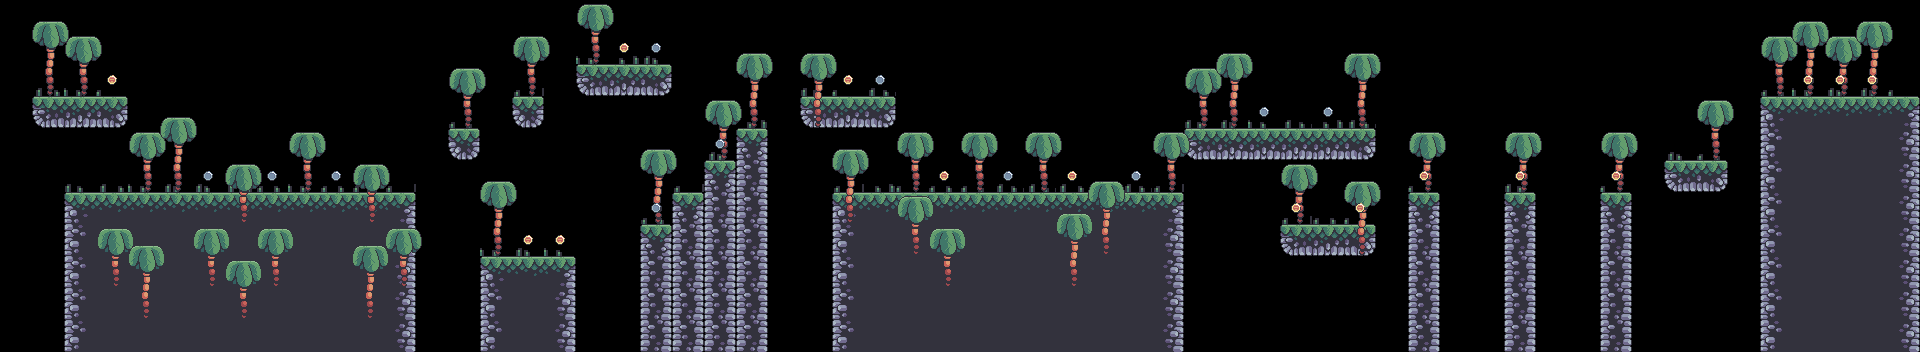

A 2D game scene composited from a Tiled map and its tileset images. What follows is a short description and the map's XML, with each tile layer's data collapsed to a summary:
An orthogonal 60x11 tile map with 32x32 px tiles, 5 tile layers (bg_palms, terrain, grass, fg_palms, ...), 5 tilesets.

<map version="1.8" tiledversion="1.8.2" orientation="orthogonal" renderorder="right-down" width="60" height="11" tilewidth="32" tileheight="32" infinite="0" nextlayerid="6" nextobjectid="1">
 <tileset firstgid="1" source="../tilesets/level_terrain.tsx" />
 <tileset firstgid="86" source="../tilesets/silver_coin_terrain.tsx" />
 <tileset firstgid="87" source="../tilesets/gold_coin_terrain.tsx" />
 <tileset firstgid="88" source="../tilesets/grass_tileset.tsx" />
 <tileset firstgid="108" source="../tilesets/palm_tree_tilesets.tsx" />
 <layer id="5" name="bg_palms" width="60" height="11">
  <data>[660 cells, 1 non-empty, 1 distinct tile ids]</data>
 </layer>
 <layer id="1" name="terrain" width="60" height="11">
  <data>[660 cells, 218 non-empty, 12 distinct tile ids]</data>
 </layer>
 <layer id="3" name="grass" width="60" height="11">
  <data>[660 cells, 59 non-empty, 10 distinct tile ids]</data>
 </layer>
 <layer id="4" name="fg_palms" width="60" height="11">
  <data>[660 cells, 43 non-empty, 2 distinct tile ids]</data>
 </layer>
 <layer id="2" name="coins" width="60" height="11">
  <data>[660 cells, 26 non-empty, 2 distinct tile ids]</data>
 </layer>
</map>
